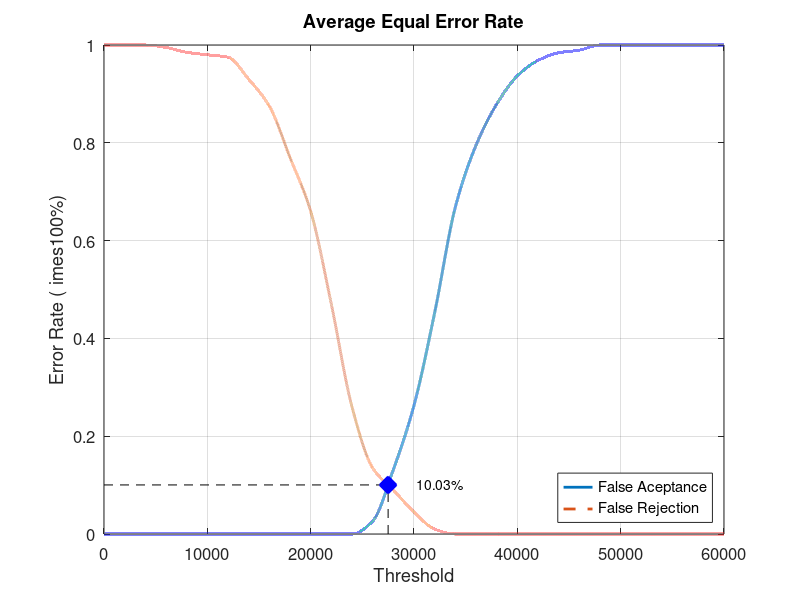
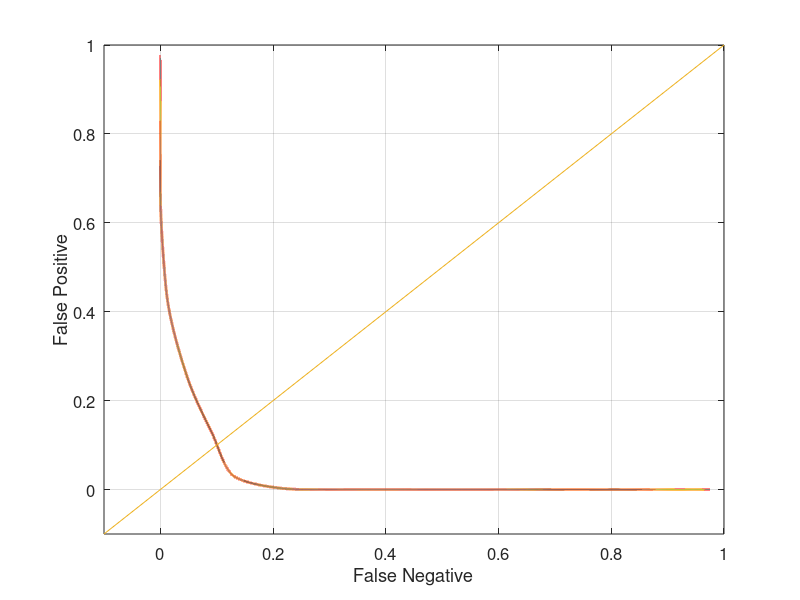

MATLAB code for these plots, in order:
close all;
clear;
clc;
x = 0:2000:60000;
xq = 0:0.5:60000;

y0 = [0 0 0 0 0 0 0 0 0 0 0 0 0 0.0263158 0.131579 0.263158 0.452632 0.668421 0.794737 0.878947 0.936842 0.968421 0.984211 0.989474 1 1 1 1 1 1 1]
yy0 = interp1(x, y0, xq, 'pchip');
y1 = [1 1 1 0.995 0.985 0.98 0.975 0.93 0.875 0.77 0.66 0.47 0.26 0.135 0.09 0.045 0.01 0 0 0 0 0 0 0 0 0 0 0 0 0 0]
yy1 = interp1(x, y1, xq, 'pchip');

% Calculating EER: 
y2 = abs(y0 - y1);
find(y2 == min(y2))
yy2 = abs(yy0 - yy1);
xEER = find(yy2 == min(yy2));
xEERIndex = xq(xEER) % X-axis EER
yEER = yy0(xEER) % Y-axis EER

main = figure
plot(xq, yy0,'-','LineWidth', 2);	hold on
plot(xq, yy1,'--','LineWidth', 2);	hold on
plot([xEERIndex xEERIndex], [0 yEER], 'k--');	hold on
plot([0 xEERIndex], [yEER yEER], 'k--');	hold on
plot(xEERIndex, yEER, 'bx', 'LineWidth', 10);	hold on
text(xEERIndex + 10 * xEERIndex / 100, yEER, [num2str(round((10000 * yEER)) / 100) '%'])
legend('False Aceptance', 'False Rejection', 'Location', 'SouthEast')
xlabel('Threshold')
ylabel('Error Rate (	imes100%)')
title('Average Equal Error Rate')
set(gca, 'FontSize', 12)
axis([0 60000 0 1])
grid on

print(main, 'Database4_4Main', '-dpng');
FNRxFPR = figure('Color', [1 1 1]);
plot(yy1, yy0, '-', yy1, yy0, 'LineWidth', 2);
hold on
y = -0.1:0.1:1
plot(y, y); 
set(gca, 'FontSize', 12)
xlabel('False Negative')
ylabel('False Positive')
axis([-0.1 1 -0.1 1])
set(gca, 'FontSize', 12)
grid on

print(FNRxFPR, 'Database4_4FNRxFPR','-dpng');
